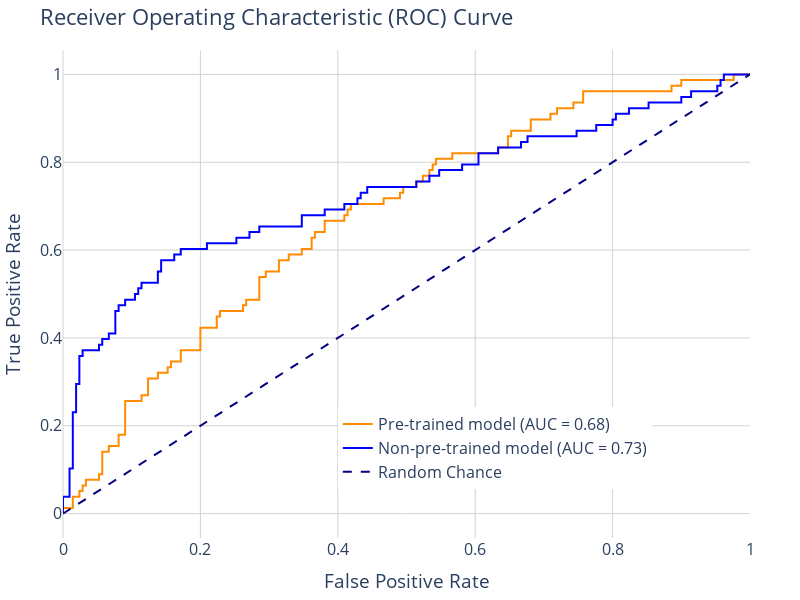
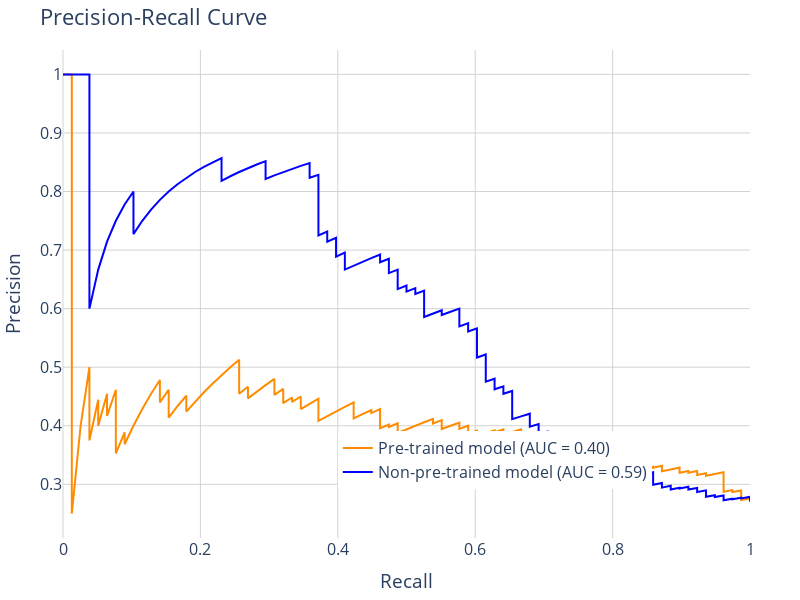

The notebook cell these images were saved under, in order:
### Code cell
pretrained_predictions = y_pred_picai[:288,1]
non_pretrained_predictions = test_predictions[2]
true_labels = true_labels[2]
# Proceed with the analysis using the subset
pretrained_pred_labels = (pretrained_predictions > 0.5).astype(int)
non_pretrained_pred_labels = (non_pretrained_predictions > 0.5).astype(int)

# Classification reports
pretrained_class_report = classification_report(true_labels, pretrained_pred_labels, output_dict=True)
non_pretrained_class_report = classification_report(true_labels, non_pretrained_pred_labels, output_dict=True)

# Confusion matrices
pretrained_conf_matrix = confusion_matrix(true_labels, pretrained_pred_labels)
non_pretrained_conf_matrix = confusion_matrix(true_labels, non_pretrained_pred_labels)

# ROC curves
fpr_pretrained, tpr_pretrained, _ = roc_curve(true_labels, pretrained_predictions)
roc_auc_pretrained = auc(fpr_pretrained, tpr_pretrained)

fpr_non_pretrained, tpr_non_pretrained, _ = roc_curve(true_labels, non_pretrained_predictions)
roc_auc_non_pretrained = auc(fpr_non_pretrained, tpr_non_pretrained)

# Plot ROC curves
fig = go.Figure()

fig.add_trace(go.Scatter(
    x=fpr_pretrained, y=tpr_pretrained,
    mode='lines', name=f'Pre-trained model (AUC = {roc_auc_pretrained:.2f})',
    line=dict(color='darkorange', width=2)
))

fig.add_trace(go.Scatter(
    x=fpr_non_pretrained, y=tpr_non_pretrained,
    mode='lines', name=f'Non-pre-trained model (AUC = {roc_auc_non_pretrained:.2f})',
    line=dict(color='blue', width=2)
))

fig.add_trace(go.Scatter(
    x=[0, 1], y=[0, 1],
    mode='lines', name='Random Chance',
    line=dict(color='navy', width=2, dash='dash')
))

fig.update_layout(
    title='Receiver Operating Characteristic (ROC) Curve',
    xaxis_title='False Positive Rate',
    yaxis_title='True Positive Rate',
    legend=dict(x=0.4, y=0.1),
    width=800, height=600,
    font=dict(size=16),
    margin=dict(l=50, r=50, t=50, b=50),
    paper_bgcolor='white',
    plot_bgcolor='white'
)

fig.update_xaxes(showgrid=True, gridwidth=1, gridcolor='lightgray', zeroline=True, zerolinewidth=1, zerolinecolor='lightgray')
fig.update_yaxes(showgrid=True, gridwidth=1, gridcolor='lightgray', zeroline=True, zerolinewidth=1, zerolinecolor='lightgray')

fig.show()

# Generate precision-recall curves
precision_pretrained, recall_pretrained, _ = precision_recall_curve(true_labels, pretrained_predictions)
auc_precision_recall_pretrained = auc(recall_pretrained, precision_pretrained)

precision_non_pretrained, recall_non_pretrained, _ = precision_recall_curve(true_labels, non_pretrained_predictions)
auc_precision_recall_non_pretrained = auc(recall_non_pretrained, precision_non_pretrained)

# Create the precision-recall curve plot
fig = go.Figure()

fig.add_trace(go.Scatter(
    x=recall_pretrained, y=precision_pretrained,
    mode='lines', name=f'Pre-trained model (AUC = {auc_precision_recall_pretrained:.2f})',
    line=dict(color='darkorange', width=2)
))

fig.add_trace(go.Scatter(
    x=recall_non_pretrained, y=precision_non_pretrained,
    mode='lines', name=f'Non-pre-trained model (AUC = {auc_precision_recall_non_pretrained:.2f})',
    line=dict(color='blue', width=2)
))

fig.update_layout(
    title='Precision-Recall Curve',
    xaxis_title='Recall',
    yaxis_title='Precision',
    legend=dict(x=0.4, y=0.1),
    width=800, height=600,
    font=dict(size=16),
    margin=dict(l=50, r=50, t=50, b=50),
    paper_bgcolor='white',
    plot_bgcolor='white'
)

fig.update_xaxes(showgrid=True, gridwidth=1, gridcolor='lightgray', zeroline=True, zerolinewidth=1, zerolinecolor='lightgray')
fig.update_yaxes(showgrid=True, gridwidth=1, gridcolor='lightgray', zeroline=True, zerolinewidth=1, zerolinecolor='lightgray')

fig.show()

### Figure 1 — Plotly figure (JSON) as saved in the notebook; plotly's stock layout.template omitted (floating-point values rounded to 4 significant figures)
{"data": [{"line": {"color": "darkorange", "width": 2}, "mode": "lines", "name": "Pre-trained model (AUC = 0.68)", "type": "scatter", "x": [0, 0, 0.01429, 0.01429, 0.02381, 0.02381, 0.02857, 0.02857, 0.03333, 0.03333, 0.05238, 0.05238, 0.05714, 0.05714, 0.06667, 0.06667, 0.08095, 0.08095, 0.09048, 0.09048, 0.1143, 0.1143, 0.1238, 0.1238, 0.1381, 0.1381, 0.1524, 0.1524, 0.1571, 0.1571, 0.1714, 0.1714, 0.2, 0.2, 0.2238, 0.2238, 0.2286, 0.2286, 0.2619, 0.2619, 0.2667, 0.2667, 0.2857, 0.2857, 0.2952, 0.2952, 0.3143, 0.3143, 0.3286, 0.3286, 0.3476, 0.3476, 0.3619, 0.3619, 0.3667, 0.3667, 0.381, 0.381, 0.4095, 0.4095, 0.4143, 0.4143, 0.419, 0.419, 0.4667, 0.4667, 0.4905, 0.4905, 0.4952, 0.4952, 0.5143, 0.5143, 0.5238, 0.5238, 0.5333, 0.5333, 0.5381, 0.5381, 0.5429, 0.5429, 0.5667, 0.5667, 0.6333, 0.6333, 0.6476, 0.6476, 0.6524, 0.6524, 0.681, 0.681, 0.7095, 0.7095, 0.719, 0.719, 0.7429, 0.7429, 0.7571, 0.7571, 0.8857, 0.8857, 0.9, 0.9, 0.9762, 0.9762, 1], "y": [0, 0.01282, 0.01282, 0.03846, 0.03846, 0.05128, 0.05128, 0.0641, 0.0641, 0.07692, 0.07692, 0.08974, 0.08974, 0.141, 0.141, 0.1538, 0.1538, 0.1795, 0.1795, 0.2564, 0.2564, 0.2692, 0.2692, 0.3077, 0.3077, 0.3205, 0.3205, 0.3333, 0.3333, 0.3462, 0.3462, 0.3718, 0.3718, 0.4231, 0.4231, 0.4487, 0.4487, 0.4615, 0.4615, 0.4744, 0.4744, 0.4872, 0.4872, 0.5385, 0.5385, 0.5513, 0.5513, 0.5769, 0.5769, 0.5897, 0.5897, 0.6026, 0.6026, 0.6282, 0.6282, 0.641, 0.641, 0.6667, 0.6667, 0.6795, 0.6795, 0.6923, 0.6923, 0.7051, 0.7051, 0.7179, 0.7179, 0.7308, 0.7308, 0.7436, 0.7436, 0.7564, 0.7564, 0.7692, 0.7692, 0.7821, 0.7821, 0.7949, 0.7949, 0.8077, 0.8077, 0.8205, 0.8205, 0.8333, 0.8333, 0.859, 0.859, 0.8718, 0.8718, 0.8974, 0.8974, 0.9103, 0.9103, 0.9231, 0.9231, 0.9359, 0.9359, 0.9615, 0.9615, 0.9744, 0.9744, 0.9872, 0.9872, 1, 1]}, {"line": {"color": "blue", "width": 2}, "mode": "lines", "name": "Non-pre-trained model (AUC = 0.73)", "type": "scatter", "x": [0, 0, 0, 0.009524, 0.009524, 0.01429, 0.01429, 0.01905, 0.01905, 0.02381, 0.02381, 0.02857, 0.02857, 0.05238, 0.05238, 0.05714, 0.05714, 0.06667, 0.06667, 0.07619, 0.07619, 0.08095, 0.08095, 0.09048, 0.09048, 0.1048, 0.1048, 0.1095, 0.1095, 0.1143, 0.1143, 0.1381, 0.1381, 0.1429, 0.1429, 0.1619, 0.1619, 0.1714, 0.1714, 0.2095, 0.2095, 0.2524, 0.2524, 0.2714, 0.2714, 0.2857, 0.2857, 0.3476, 0.3476, 0.381, 0.381, 0.4095, 0.4095, 0.4286, 0.4286, 0.4333, 0.4333, 0.4429, 0.4429, 0.5143, 0.5143, 0.5333, 0.5333, 0.5476, 0.5476, 0.581, 0.581, 0.6048, 0.6048, 0.6333, 0.6333, 0.6667, 0.6667, 0.6762, 0.6762, 0.7476, 0.7476, 0.7762, 0.7762, 0.8, 0.8, 0.8048, 0.8048, 0.8238, 0.8238, 0.8524, 0.8524, 0.9, 0.9, 0.9143, 0.9143, 0.9524, 0.9524, 0.9571, 0.9571, 0.9619, 0.9619, 1], "y": [0, 0.01282, 0.03846, 0.03846, 0.1026, 0.1026, 0.2308, 0.2308, 0.2949, 0.2949, 0.359, 0.359, 0.3718, 0.3718, 0.3846, 0.3846, 0.3974, 0.3974, 0.4103, 0.4103, 0.4615, 0.4615, 0.4744, 0.4744, 0.4872, 0.4872, 0.5, 0.5, 0.5128, 0.5128, 0.5256, 0.5256, 0.5513, 0.5513, 0.5769, 0.5769, 0.5897, 0.5897, 0.6026, 0.6026, 0.6154, 0.6154, 0.6282, 0.6282, 0.641, 0.641, 0.6538, 0.6538, 0.6795, 0.6795, 0.6923, 0.6923, 0.7051, 0.7051, 0.7179, 0.7179, 0.7308, 0.7308, 0.7436, 0.7436, 0.7564, 0.7564, 0.7692, 0.7692, 0.7821, 0.7821, 0.7949, 0.7949, 0.8205, 0.8205, 0.8333, 0.8333, 0.8462, 0.8462, 0.859, 0.859, 0.8718, 0.8718, 0.8846, 0.8846, 0.8974, 0.8974, 0.9103, 0.9103, 0.9231, 0.9231, 0.9359, 0.9359, 0.9487, 0.9487, 0.9615, 0.9615, 0.9744, 0.9744, 0.9872, 0.9872, 1, 1]}, {"line": {"color": "navy", "dash": "dash", "width": 2}, "mode": "lines", "name": "Random Chance", "type": "scatter", "x": [0, 1], "y": [0, 1]}], "layout": {"font": {"size": 16}, "height": 600, "legend": {"x": 0.4, "y": 0.1}, "margin": {"b": 50, "l": 50, "r": 50, "t": 50}, "paper_bgcolor": "white", "plot_bgcolor": "white", "title": {"text": "Receiver Operating Characteristic (ROC) Curve"}, "width": 800, "xaxis": {"gridcolor": "lightgray", "gridwidth": 1, "showgrid": true, "title": {"text": "False Positive Rate"}, "zeroline": true, "zerolinecolor": "lightgray", "zerolinewidth": 1}, "yaxis": {"gridcolor": "lightgray", "gridwidth": 1, "showgrid": true, "title": {"text": "True Positive Rate"}, "zeroline": true, "zerolinecolor": "lightgray", "zerolinewidth": 1}}}

### Figure 2 — Plotly figure (JSON) as saved in the notebook; plotly's stock layout.template omitted (floating-point values rounded to 4 significant figures; data arrays with more than 128 entries replaced by an {"elided": "..."} marker saying what was removed)
{"data": [{"line": {"color": "darkorange", "width": 2}, "mode": "lines", "name": "Pre-trained model (AUC = 0.40)", "type": "scatter", "x": {"elided": "289 float values"}, "y": {"elided": "289 float values"}}, {"line": {"color": "blue", "width": 2}, "mode": "lines", "name": "Non-pre-trained model (AUC = 0.59)", "type": "scatter", "x": {"elided": "289 float values"}, "y": {"elided": "289 float values"}}], "layout": {"font": {"size": 16}, "height": 600, "legend": {"x": 0.4, "y": 0.1}, "margin": {"b": 50, "l": 50, "r": 50, "t": 50}, "paper_bgcolor": "white", "plot_bgcolor": "white", "title": {"text": "Precision-Recall Curve"}, "width": 800, "xaxis": {"gridcolor": "lightgray", "gridwidth": 1, "showgrid": true, "title": {"text": "Recall"}, "zeroline": true, "zerolinecolor": "lightgray", "zerolinewidth": 1}, "yaxis": {"gridcolor": "lightgray", "gridwidth": 1, "showgrid": true, "title": {"text": "Precision"}, "zeroline": true, "zerolinecolor": "lightgray", "zerolinewidth": 1}}}
